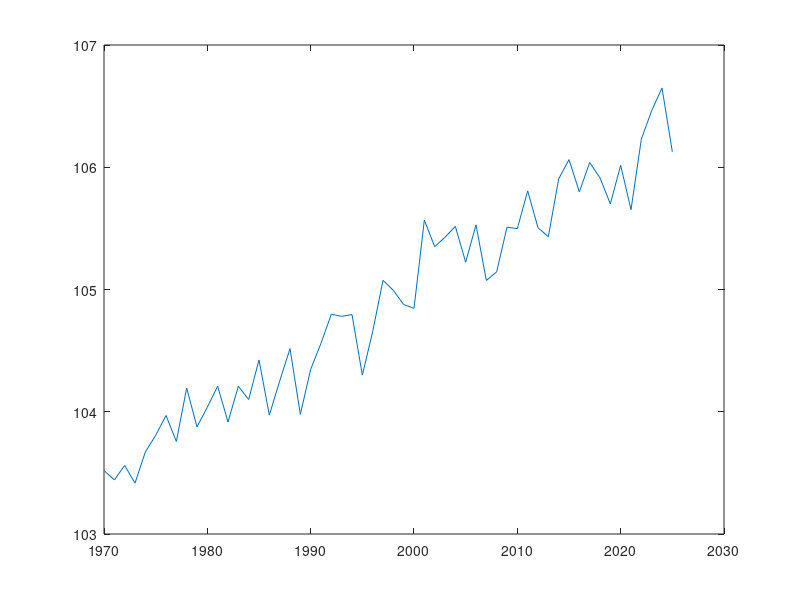

Write the MATLAB code that produced this figure. (Note: this script raises an error after producing the figure.)
% PS#2

% Exercise 3
stp=0.02; strt=-2; fnsh=3;
x = strt:stp:fnsh;
f = 1-exp(3*x)
A = [0 -1 2;-2 -1 4;2 7 -3]
B = [-7 1 1;7 -3 -2;3 5 0]
y = [3;-1;2]
C = A*B
C\y
C = A.*B
C\y

% Exercise 4
t = 1970:2025
e = 0.2*randn(size(t))
y = 5+0.05*t+e
plot(t,y)

% Exercise 5
% a:
E = 0.5*0.7+0.5*1.3
V = 0.5*(0.7-1)^2+0.5*(1.3-1)^2
% b:
y = randsrc(2,1,[0.7 1.3; 0.5 0.5])
w = 0.5*ones(size(y))
a = 1
for it=1:100;
    aold=a;
    p = 3-2*a*y;
    a = 0.5+0.5*f;
    if abs(a-aold)<1.e-8, break, end
end
disp(a); disp(w'*p); disp(f)
V=0.5*[max(0.7-1)-f]^2+0.5*[max(1.3-1)-f]^2
